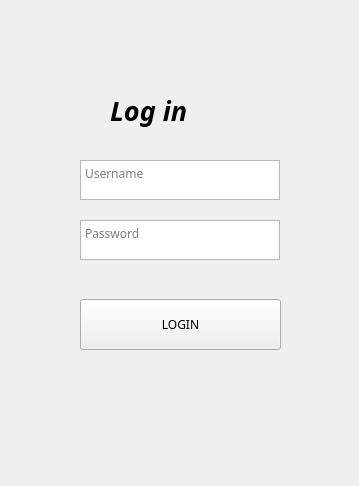
<?xml version="1.0" encoding="UTF-8"?>
<ui version="4.0">
 <class>Form</class>
 <widget class="QWidget" name="Form">
  <property name="geometry">
   <rect>
    <x>0</x>
    <y>0</y>
    <width>359</width>
    <height>486</height>
   </rect>
  </property>
  <property name="windowTitle">
   <string>Form</string>
  </property>
  <widget class="QWidget" name="widget" native="true">
   <property name="geometry">
    <rect>
     <x>30</x>
     <y>40</y>
     <width>370</width>
     <height>480</height>
    </rect>
   </property>
   <widget class="QLabel" name="label">
    <property name="geometry">
     <rect>
      <x>0</x>
      <y>-190</y>
      <width>300</width>
      <height>600</height>
     </rect>
    </property>
    <property name="styleSheet">
     <string notr="true">background-image: url(img/bg.png);
border-radius : 20px;</string>
    </property>
    <property name="text">
     <string/>
    </property>
   </widget>
   <widget class="QLabel" name="label_2">
    <property name="geometry">
     <rect>
      <x>80</x>
      <y>40</y>
      <width>151</width>
      <height>61</height>
     </rect>
    </property>
    <property name="font">
     <font>
      <family>Roman</family>
      <pointsize>20</pointsize>
      <italic>true</italic>
      <bold>true</bold>
      <underline>false</underline>
     </font>
    </property>
    <property name="text">
     <string>Log in</string>
    </property>
   </widget>
   <widget class="QTextEdit" name="textEdit">
    <property name="geometry">
     <rect>
      <x>50</x>
      <y>120</y>
      <width>200</width>
      <height>40</height>
     </rect>
    </property>
    <property name="font">
     <font>
      <family>Perpetua Titling MT</family>
     </font>
    </property>
    <property name="html">
     <string>&lt;!DOCTYPE HTML PUBLIC &quot;-//W3C//DTD HTML 4.0//EN&quot; &quot;http://www.w3.org/TR/REC-html40/strict.dtd&quot;&gt;
&lt;html&gt;&lt;head&gt;&lt;meta name=&quot;qrichtext&quot; content=&quot;1&quot; /&gt;&lt;meta charset=&quot;utf-8&quot; /&gt;&lt;style type=&quot;text/css&quot;&gt;
p, li { white-space: pre-wrap; }
hr { height: 1px; border-width: 0; }
li.unchecked::marker { content: &quot;\2610&quot;; }
li.checked::marker { content: &quot;\2612&quot;; }
&lt;/style&gt;&lt;/head&gt;&lt;body style=&quot; font-family:'Perpetua Titling MT'; font-size:9pt; font-weight:400; font-style:normal;&quot;&gt;
&lt;p style=&quot;-qt-paragraph-type:empty; margin-top:0px; margin-bottom:0px; margin-left:0px; margin-right:0px; -qt-block-indent:0; text-indent:0px; font-family:'Segoe UI';&quot;&gt;&lt;br /&gt;&lt;/p&gt;&lt;/body&gt;&lt;/html&gt;</string>
    </property>
    <property name="placeholderText">
     <string>Username</string>
    </property>
   </widget>
   <widget class="QTextEdit" name="textEdit_2">
    <property name="geometry">
     <rect>
      <x>50</x>
      <y>180</y>
      <width>200</width>
      <height>40</height>
     </rect>
    </property>
    <property name="font">
     <font>
      <family>Perpetua Titling MT</family>
     </font>
    </property>
    <property name="placeholderText">
     <string>Password</string>
    </property>
   </widget>
   <widget class="QPushButton" name="pushButton">
    <property name="geometry">
     <rect>
      <x>50</x>
      <y>259</y>
      <width>201</width>
      <height>51</height>
     </rect>
    </property>
    <property name="font">
     <font>
      <family>Roman</family>
     </font>
    </property>
    <property name="text">
     <string>LOGIN</string>
    </property>
   </widget>
  </widget>
 </widget>
 <resources>
  <include location="../../../../Users/essaf/OneDrive/Bureau/QT/res.qrc"/>
 </resources>
 <connections/>
</ui>
